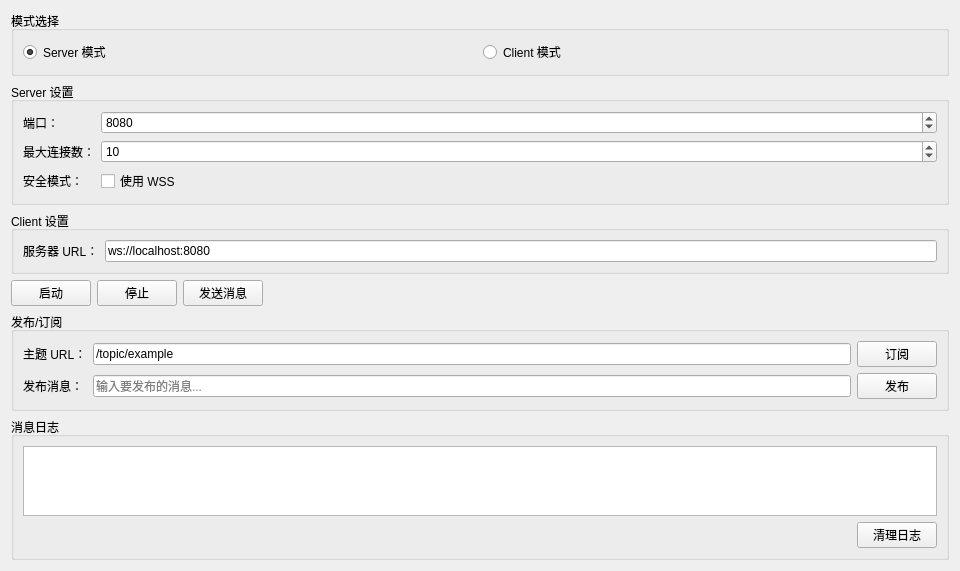
<?xml version="1.0" encoding="UTF-8"?>
<ui version="4.0">
 <class>TabWebSocket</class>
 <widget class="QWidget" name="TabWebSocket">
  <property name="geometry">
   <rect>
    <x>0</x>
    <y>0</y>
    <width>960</width>
    <height>500</height>
   </rect>
  </property>
  <layout class="QVBoxLayout" name="verticalLayout">
   <item>
    <widget class="QGroupBox" name="groupBox_mode">
     <property name="title">
      <string>模式选择</string>
     </property>
     <layout class="QHBoxLayout" name="horizontalLayout_mode">
      <item>
       <widget class="QRadioButton" name="radio_server">
        <property name="text">
         <string>Server 模式</string>
        </property>
        <property name="checked">
         <bool>true</bool>
        </property>
       </widget>
      </item>
      <item>
       <widget class="QRadioButton" name="radio_client">
        <property name="text">
         <string>Client 模式</string>
        </property>
       </widget>
      </item>
     </layout>
    </widget>
   </item>
   <item>
    <widget class="QGroupBox" name="groupBox_server">
     <property name="title">
      <string>Server 设置</string>
     </property>
     <layout class="QFormLayout" name="formLayout_server">
      <item row="0" column="0">
       <widget class="QLabel" name="label_serverPort">
        <property name="text">
         <string>端口：</string>
        </property>
       </widget>
      </item>
      <item row="0" column="1">
       <widget class="QSpinBox" name="spin_serverPort">
        <property name="minimum">
         <number>1</number>
        </property>
        <property name="maximum">
         <number>65535</number>
        </property>
        <property name="value">
         <number>8080</number>
        </property>
       </widget>
      </item>
      <item row="1" column="0">
       <widget class="QLabel" name="label_maxConnections">
        <property name="text">
         <string>最大连接数：</string>
        </property>
       </widget>
      </item>
      <item row="1" column="1">
       <widget class="QSpinBox" name="spin_maxConnections">
        <property name="minimum">
         <number>1</number>
        </property>
        <property name="maximum">
         <number>100</number>
        </property>
        <property name="value">
         <number>10</number>
        </property>
       </widget>
      </item>
      <item row="2" column="0">
       <widget class="QLabel" name="label_secureMode">
        <property name="text">
         <string>安全模式：</string>
        </property>
       </widget>
      </item>
      <item row="2" column="1">
       <widget class="QCheckBox" name="chk_secureMode">
        <property name="text">
         <string>使用 WSS</string>
        </property>
       </widget>
      </item>
     </layout>
    </widget>
   </item>
   <item>
    <widget class="QGroupBox" name="groupBox_client">
     <property name="title">
      <string>Client 设置</string>
     </property>
     <layout class="QFormLayout" name="formLayout_client">
      <item row="0" column="0">
       <widget class="QLabel" name="label_serverUrl">
        <property name="text">
         <string>服务器 URL：</string>
        </property>
       </widget>
      </item>
      <item row="0" column="1">
       <widget class="QLineEdit" name="lineEdit_serverUrl">
        <property name="text">
         <string>ws://localhost:8080</string>
        </property>
       </widget>
      </item>
     </layout>
    </widget>
   </item>
   <item>
    <layout class="QHBoxLayout" name="horizontalLayout_buttons">
     <item>
      <widget class="QPushButton" name="btn_start">
       <property name="text">
        <string>启动</string>
       </property>
      </widget>
     </item>
     <item>
      <widget class="QPushButton" name="btn_stop">
       <property name="text">
        <string>停止</string>
       </property>
      </widget>
     </item>
     <item>
      <widget class="QPushButton" name="btn_send">
       <property name="text">
        <string>发送消息</string>
       </property>
      </widget>
     </item>
     <item>
      <spacer name="horizontalSpacer">
       <property name="orientation">
        <enum>Qt::Orientation::Horizontal</enum>
       </property>
       <property name="sizeHint" stdset="0">
        <size>
         <width>40</width>
         <height>20</height>
        </size>
       </property>
      </spacer>
     </item>
    </layout>
   </item>
   <item>
    <widget class="QGroupBox" name="groupBox_pubsub">
     <property name="title">
      <string>发布/订阅</string>
     </property>
     <layout class="QGridLayout" name="gridLayout_pubsub">
      <item row="0" column="0">
       <widget class="QLabel" name="label_topic">
        <property name="text">
         <string>主题 URL：</string>
        </property>
       </widget>
      </item>
      <item row="0" column="1">
       <widget class="QLineEdit" name="lineEdit_topic">
        <property name="text">
         <string>/topic/example</string>
        </property>
       </widget>
      </item>
      <item row="1" column="0">
       <widget class="QLabel" name="label_pubMessage">
        <property name="text">
         <string>发布消息：</string>
        </property>
       </widget>
      </item>
      <item row="1" column="1">
       <widget class="QLineEdit" name="lineEdit_pubMessage">
        <property name="placeholderText">
         <string>输入要发布的消息...</string>
        </property>
       </widget>
      </item>
      <item row="0" column="2">
       <widget class="QPushButton" name="btn_subscribe">
        <property name="text">
         <string>订阅</string>
        </property>
       </widget>
      </item>
      <item row="1" column="2">
       <widget class="QPushButton" name="btn_publish">
        <property name="text">
         <string>发布</string>
        </property>
       </widget>
      </item>
     </layout>
    </widget>
   </item>
   <item>
    <widget class="QGroupBox" name="groupBox_messages">
     <property name="title">
      <string>消息日志</string>
     </property>
     <layout class="QVBoxLayout" name="verticalLayout_messages">
      <item>
       <widget class="QTextEdit" name="txt_messages">
        <property name="readOnly">
         <bool>true</bool>
        </property>
       </widget>
      </item>
      <item>
       <layout class="QHBoxLayout" name="horizontalLayout_log">
        <item>
         <spacer name="horizontalSpacer_log">
          <property name="orientation">
           <enum>Qt::Orientation::Horizontal</enum>
          </property>
          <property name="sizeHint" stdset="0">
           <size>
            <width>40</width>
            <height>20</height>
           </size>
          </property>
         </spacer>
        </item>
        <item>
         <widget class="QPushButton" name="btn_clearLog">
          <property name="text">
           <string>清理日志</string>
          </property>
         </widget>
        </item>
       </layout>
      </item>
     </layout>
    </widget>
   </item>
  </layout>
 </widget>
 <resources/>
 <connections/>
</ui>
